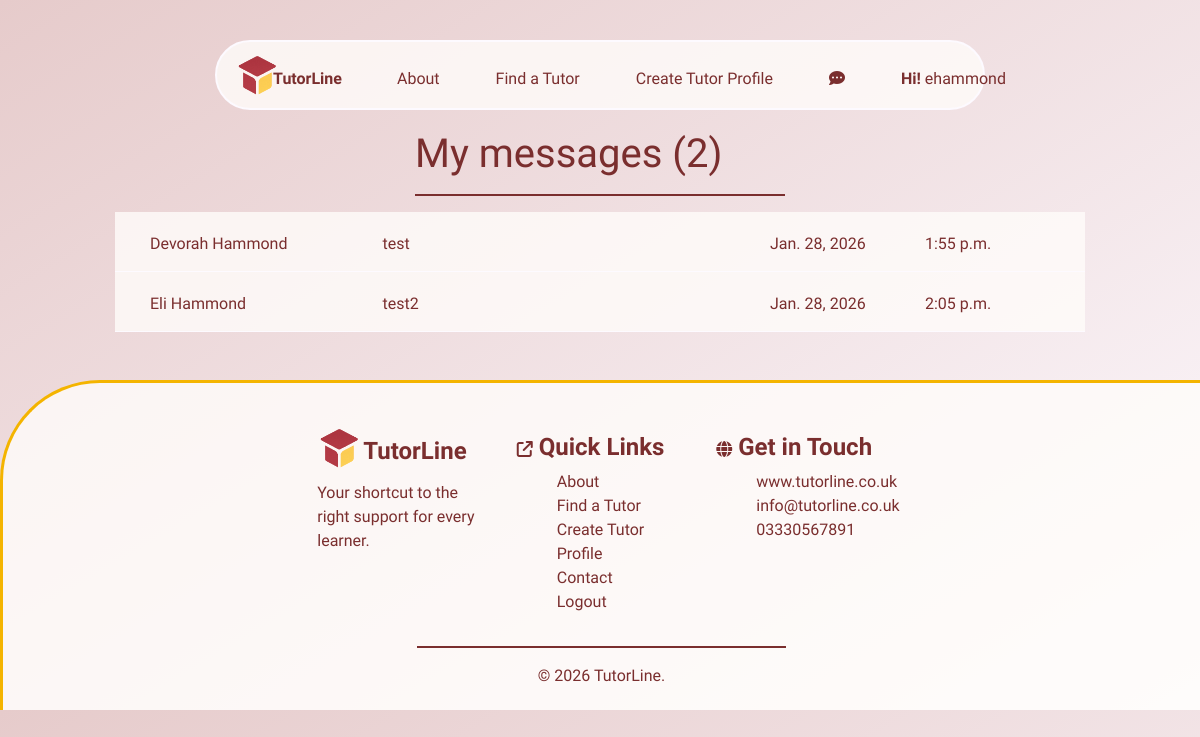
The page /messaging/ (signed in) on the database as committed earlier.
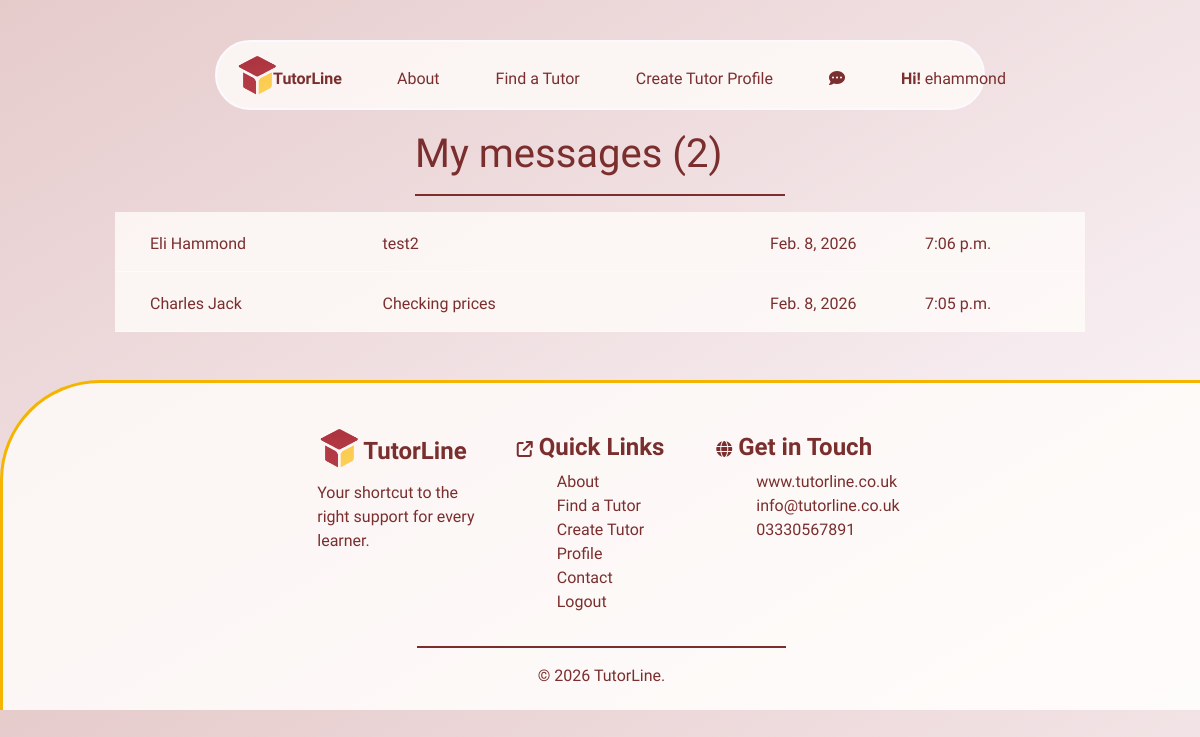
The same page on the database as committed later.
### messaging/models.py (models this page shows, shortened)
class Message(models.Model):
    send_to = models.CharField(max_length=254)
    name = models.CharField(max_length=254)
    subject = models.CharField(max_length=254)
    Phone = models.CharField(max_length=254)
    email = models.EmailField()
    message = models.TextField()
    day_sent = models.DateField(auto_now=True)
    time_sent = models.TimeField(auto_now=True)
    read = models.BooleanField(default=False)

### messaging/views.py (the view)
# urls.py: path('', views.messaging, name='messaging'),
def messaging(request):
    message = Message.objects.all()
    current_user = request.user.username
    my_messages = Message.objects.filter(send_to=current_user)
    message_count = len(my_messages)
    print("user is",  request.user.username)
    context = {
        'message': message,
        'message_count': message_count,
    }
    return render(request, 'messaging/messaging.html', context)

### messaging/contexts.py (called while the page is built)
def messaging(request):
    message = Message.objects.all()
    current_user = request.user.username
    my_messages = Message.objects.filter(send_to=current_user)
    unread_messages = my_messages.filter(read=False)
    message_count = len(my_messages)
    unread_count = len(unread_messages)
    context = {
        'message': message,
        'message_count': message_count,
        'unread_count': unread_count,
    }
    return context

### messaging/templates/messaging/messaging.html (shortened to what this page needs)
{% extends "base.html" %}
{% load static %}
{% block extracss%}
    <link rel="stylesheet" href="{% static 'css/messaging.css' %}">
{% endblock %}
{% block content %}
<div class="container-fluid">
    <div class="row">
        <div class="col-4"></div>
        <div class="col-4">
            <h1>My messages ({{ message_count }})</h1>
            <hr>
        </div>
        <div class="col-4"></div>
    </div>
</div>
<section>
    <div class="container-fluid">
        <div class="row">
            <div class="col-1"></div>
            <div class="col-10">
                {% for m in message %}
                {% if m.send_to == user.username %}
                <a href="{% url 'mark_read' m.id %}">
                    <div class="row message-row {% if m.read == False %}message-row-unread {%else %}message-row-read{% endif %}" id="open-message-{{ m.id }}">
                        <div class="col-3">{{ m.name }}</div>
                        <div class="col-5">{{ m.subject }}</div>
                        <div class="col-2">{{ m.day_sent }}</div>
                        <div class="col-2"> {{ m.time_sent }}</div>
                    </div>
                </a>
                {% endif %}
                {% endfor %}
            </div>
            <div class="col-1"></div>
        </div>
    </div>
</section>
{% endblock %}

### templates/base.html (shortened to what this page needs)
{% load static %}
<!doctype html>
<html lang="en">
  <head>
    {% block corecss %}
        <link rel="stylesheet" href="{% static 'css/base.css' %}">
        <link rel="stylesheet" href="{% static 'css/mobile-base.css' %}">
        <link rel="stylesheet" href="{% static 'css/buttons.css' %}">
        <link rel="stylesheet" href="https://cdnjs.cloudflare.com/ajax/libs/font-awesome/6.6.0/css/all.min.css">
        <link rel="stylesheet" href="https://cdnjs.cloudflare.com/ajax/libs/font-awesome/6.6.0/css/all.min.css">
        <link rel="stylesheet" href="https://cdn.jsdelivr.net/npm/bootstrap@4.6.2/dist/css/bootstrap.min.css">
    {% endblock %}
    {% block extracss%}
    {% endblock %}
  </head>
  <body>
    <header>
      <div class="container-fluid">
        <div class="row above-nav"></div>
        <div class="row">
          <div class="col-1 col-lg-2"></div>
          <div class="col-10 col-lg-8" id="nav">
            <ul class="d-none d-md-block nav nav-desktop">
              <li><a href="{% url 'home' %}">
                <img src="/media/logo.png" alt="logo" class="logo"><span class="logo-txt">TutorLine</span>
              </a></li>
              <span class="nav-options {% if request.user.is_authenticated %}nav-logged{% else %} nav-non-logged{% endif %}">
                <li class="nav-select"><a href="{% url 'about' %}">About</a></li>
                <li class="nav-select"><a href="{% url 'tutors' %}">Find a Tutor</a></li>
                {% if request.user.is_authenticated %}
                <li class="nav-select"><a href="{% url 'create_tutor' user.id %}">Create Tutor Profile</a></li>
                {% else %}
                <li class="nav-select pointer" onclick="profileSignIn()">Create Tutor Profile</li>
                {% endif %}
                {% if request.user.is_authenticated %}
                {% if unread_count >= 1%}
                <li class="message-count-display">
                  <a href="{% url 'messaging' %}">
                    <i class="fa-solid fa-bell"></i><span class="message_num">({{ unread_count }})</span>
                  </a>
                </li>
                {% else %}
                <li class="nav-select">
                  <a href="{% url 'messaging' %}">
                    <i class="fa-solid fa-comment-dots"></i>
                  </a>
                </li>
                {% endif %}
                {% endif %}
                <li class="sign-in nav-select">
                  {% if request.user.is_authenticated %}
                  <p><strong>Hi!</strong> {{ user.username }}</p>
                  {% else %}
                  <i class="fa-solid fa-user"></i>
                   <a href="{% url 'account_login' %}">Login/SignUp</a>
                  {% endif %}
                </li>
              </span>
            </ul>
          </div>
          <div class="col-1 col-lg-2"></div>
        </div>
      </div>
    </header>
    {% block content %}
    {% endblock %}
    <footer>
      <div class="container-fluid footer-area mt-5">
        <div class="row">
          <div class="col-1 col-lg-3"></div>
          <div class="col-3 col-lg-2 me-3">
            <a href="">
              <h4><img src="/media/logo.png" alt="logo" class="footer-logo">
                <strong>TutorLine</strong>
              </h4>
            </a>
            <p>Your shortcut to the right support for every learner.</p>
          </div>
          <div class="col-4 col-lg-2">
            <h4>
              <span class="h6"><i class="fa-solid fa-arrow-up-right-from-square"></i></span>
              <strong>Quick Links</strong>
            </h4>
            <ul class="footer-list">
              <li><a href="{% url 'about' %}">About</a></li>
              <li><a href="{% url 'tutors' %}">Find a Tutor</a></li>
              <li><a href="">Create Tutor Profile</a></li>
              <li><a href="">Contact</a></li>
              {% if request.user.is_authenticated %}
              <li><a href="#nav" role="button" onclick="revealLogout()">Logout</a></li>
              {% else %}
              <li><a href="{% url 'account_login' %}">Login</a></li>
              {% endif %}
            </ul>
          </div>
          <div class="col-3 col-lg2">
            <h4>
              <span class="h6"><i class="fa-solid fa-globe"></i></span>
              <strong>Get in Touch</strong>
            </h4>
            <ul class="footer-list">
              <li>www.tutorline.co.uk</li>
              <li>info@tutorline.co.uk</li>
              <li>03330567891</li>
            </ul>
          </div>
          <div class="col-1 col-lg3"></div>
        </div>
        <div class="row ftr-row">
          <div class="col-4"></div>
          <div class="col-4 text-center">
            <hr>
            &copy; {% now "Y" %} TutorLine.
          </div>
          <div class="col-4"></div>
        </div>
      </div>
    </footer>
  </body>
</html>

### static/css/base.css (style rules this page uses)
:root { --light-clr:#fdfaff; --opaque:rgba(122, 46, 46, 0.8); --comp-opaque:rgba(122, 46, 46, 0); --drk-clr:#7a2e2e; --ylw-clr:#F4B400; --ylw-opaque:rgba(244, 180, 0, 0.6); --light-opaque:rgba(255, 253, 250, 0.8); --light-opaque-1:rgba(255, 253, 250, 0.6); --light-opaque-2:rgba(255, 253, 250, 0.4); --main-font:"Schibsted Grotesk", sans-serif; }
a { text-decoration: none !important; color: inherit !important; outline: none !important; text-underline-offset: 10px; }
hr { border:solid 0.5px var(--drk-clr) !important; }
html body { background-image: linear-gradient(to bottom right, #e6cbcb, var(--light-clr)); }
.above-nav { margin-top:10px; height:30px; position:relative; z-index: 4; }
.nav-desktop { height:70px; }
.nav { color:var(--drk-clr); background-color:var(--light-opaque); padding-top:18px; border-radius: 9999px; border:solid 2px var(--light-clr); position: relative; z-index: 4; font-family:var(--main-font); }
.logo { width:40px; height:40px; position:relative; bottom:5px; left:20px; z-index: 4; }
.logo-txt { font-weight: 800; position:relative; top:0; left:16px; }
.nav-options { list-style: none; display:flex; gap:3.5rem; }
.nav-options { position: relative; bottom:33px; color:var(--drk-clr) }
.nav-logged { left:180px; }
.footer-area { position: relative; z-index: 5; color:var(--drk-clr); background-color: var(--light-opaque); padding:50px; border-top:var(--ylw-clr) solid 3px; border-left:var(--ylw-clr) solid 3px; border-top-left-radius: 100px; height:auto; font-family: var(--main-font); }
.footer-logo { width:40px; height:40px; position:relative; bottom:5px; left:2px; z-index: 4; }
.footer-list { list-style: none; }
footer ul { flex-direction: column; flex-wrap: wrap; gap:0; }
footer li { margin: 0 !important; }
.ftr-row { height:30px; }

### static/css/messaging.css (style rules this page uses)
h1 { font-family: var(--main-font); color:var(--drk-clr); margin-top: 20px; }
.message-row { color:var(--drk-clr); font-family: var(--main-font); margin: 0; border-bottom: solid 0.5px var(--light-clr); padding:20px; height:60px; overflow: hidden; cursor: pointer; }
.message-row-read { background-color: var(--light-opaque); }

Rows that differ between the two databases and show on the page:
removed Message: name "Devorah Hammond", subject "test", day_sent "Jan. 28, 2026", time_sent "1:55 p.m."
changed Message "Eli Hammond": day_sent "Jan. 28, 2026" → "Feb. 8, 2026"; time_sent "2:05 p.m." → "7:06 p.m."
added Message: name "Charles Jack", subject "Checking prices", day_sent "Feb. 8, 2026", time_sent "7:05 p.m."
